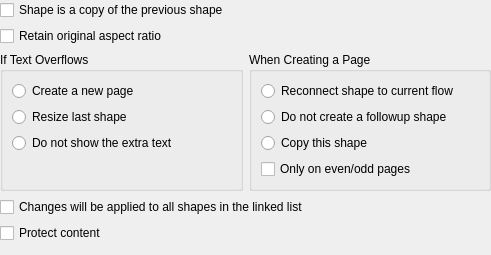
<?xml version="1.0" encoding="UTF-8"?>
<ui version="4.0">
 <class>KWGeneralFrameProperties</class>
 <widget class="QWidget" name="KWGeneralFrameProperties">
  <property name="geometry">
   <rect>
    <x>0</x>
    <y>0</y>
    <width>491</width>
    <height>255</height>
   </rect>
  </property>
  <layout class="QGridLayout">
   <property name="margin">
    <number>0</number>
   </property>
   <property name="spacing">
    <number>6</number>
   </property>
   <item row="2" column="0">
    <layout class="QHBoxLayout">
     <property name="spacing">
      <number>6</number>
     </property>
     <property name="margin">
      <number>0</number>
     </property>
     <item>
      <widget class="QGroupBox" name="textGroupBox">
       <property name="title">
        <string>If Text Overflows</string>
       </property>
       <property name="flat">
        <bool>false</bool>
       </property>
       <layout class="QVBoxLayout">
        <property name="spacing">
         <number>6</number>
        </property>
        <property name="margin">
         <number>9</number>
        </property>
        <item>
         <widget class="QRadioButton" name="createNewPage">
          <property name="text">
           <string>Create a new page</string>
          </property>
         </widget>
        </item>
        <item>
         <widget class="QRadioButton" name="resizeLastFrame">
          <property name="text">
           <string>Resize last shape</string>
          </property>
         </widget>
        </item>
        <item>
         <widget class="QRadioButton" name="noExtraText">
          <property name="text">
           <string>Do not show the extra text</string>
          </property>
         </widget>
        </item>
        <item>
         <spacer>
          <property name="orientation">
           <enum>Qt::Vertical</enum>
          </property>
          <property name="sizeHint" stdset="0">
           <size>
            <width>20</width>
            <height>20</height>
           </size>
          </property>
         </spacer>
        </item>
       </layout>
      </widget>
     </item>
     <item>
      <widget class="QGroupBox" name="newPageGroupBox">
       <property name="title">
        <string>When Creating a Page</string>
       </property>
       <layout class="QVBoxLayout">
        <item>
         <widget class="QRadioButton" name="reconnect">
          <property name="text">
           <string>Reconnect shape to current flow</string>
          </property>
         </widget>
        </item>
        <item>
         <widget class="QRadioButton" name="noFollowup">
          <property name="text">
           <string>Do not create a followup shape</string>
          </property>
         </widget>
        </item>
        <item>
         <widget class="QRadioButton" name="placeCopy">
          <property name="text">
           <string>Copy this shape</string>
          </property>
         </widget>
        </item>
        <item>
         <widget class="QCheckBox" name="evenOdd">
          <property name="text">
           <string>Only on even/odd pages</string>
          </property>
         </widget>
        </item>
       </layout>
      </widget>
     </item>
    </layout>
   </item>
   <item row="4" column="0">
    <widget class="QCheckBox" name="protectContent">
     <property name="text">
      <string>Protect content</string>
     </property>
    </widget>
   </item>
   <item row="0" column="0">
    <widget class="QCheckBox" name="isCopyOfPrevious">
     <property name="text">
      <string>Shape is a copy of the previous shape</string>
     </property>
    </widget>
   </item>
   <item row="3" column="0">
    <widget class="QCheckBox" name="allFrames">
     <property name="text">
      <string>Changes will be applied to all shapes in the linked list</string>
     </property>
    </widget>
   </item>
   <item row="5" column="0">
    <spacer>
     <property name="orientation">
      <enum>Qt::Vertical</enum>
     </property>
     <property name="sizeHint" stdset="0">
      <size>
       <width>411</width>
       <height>20</height>
      </size>
     </property>
    </spacer>
   </item>
   <item row="1" column="0">
    <widget class="QCheckBox" name="keepAspectRatio">
     <property name="text">
      <string>Retain original aspect ratio</string>
     </property>
    </widget>
   </item>
  </layout>
 </widget>
 <tabstops>
  <tabstop>isCopyOfPrevious</tabstop>
  <tabstop>keepAspectRatio</tabstop>
  <tabstop>createNewPage</tabstop>
  <tabstop>resizeLastFrame</tabstop>
  <tabstop>noExtraText</tabstop>
  <tabstop>reconnect</tabstop>
  <tabstop>noFollowup</tabstop>
  <tabstop>placeCopy</tabstop>
  <tabstop>evenOdd</tabstop>
  <tabstop>allFrames</tabstop>
  <tabstop>protectContent</tabstop>
 </tabstops>
 <resources/>
 <connections>
  <connection>
   <sender>noFollowup</sender>
   <signal>toggled(bool)</signal>
   <receiver>evenOdd</receiver>
   <slot>setDisabled(bool)</slot>
   <hints>
    <hint type="sourcelabel">
     <x>364</x>
     <y>80</y>
    </hint>
    <hint type="destinationlabel">
     <x>347</x>
     <y>162</y>
    </hint>
   </hints>
  </connection>
 </connections>
</ui>
